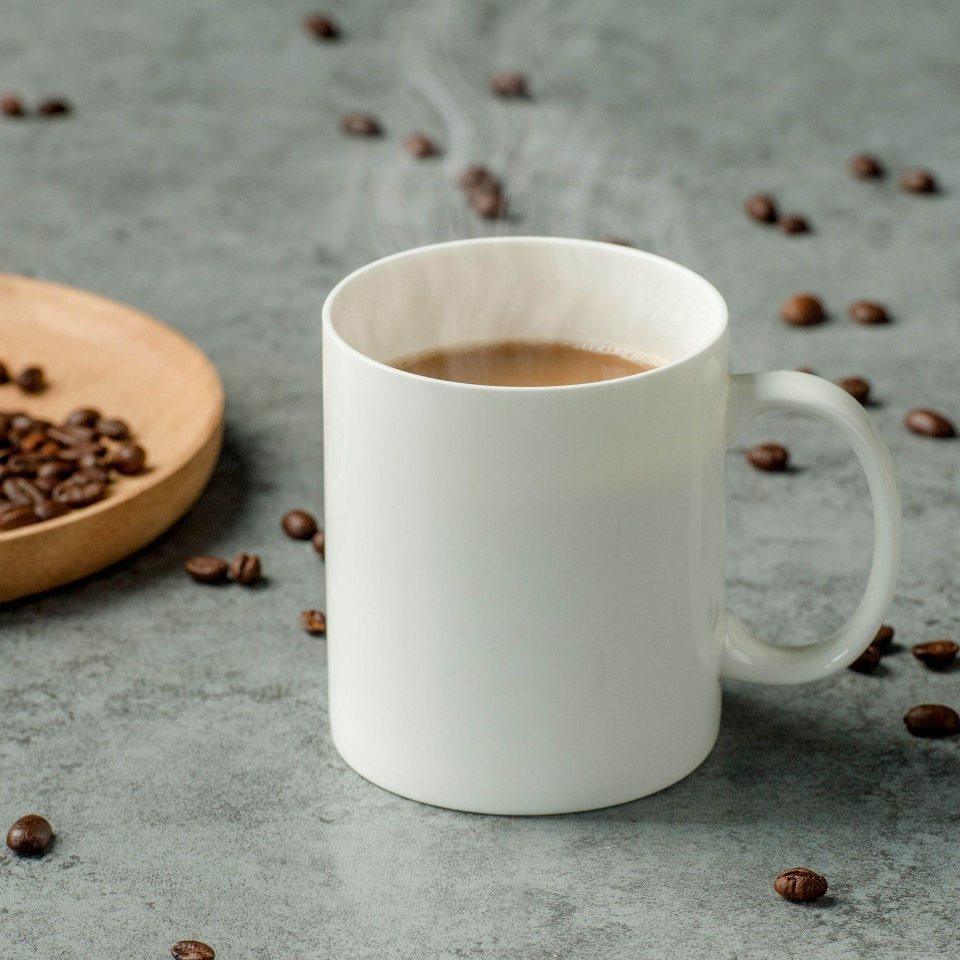
#> input picture input/cup.jpg, 1920 x 1920 px (shown at 1/2 size)
$ python -i image_utils.py   (imports and definitions only)
#> lines starting #> are read from the running program, lines starting #| are printed output that depends on the picture; after the words box and inside, x2 and y2 are one past the last pixel; in counts of white or black regions, pixels touching at a corner belong together
#> further down, picture is the input picture: PIL image 1920x1920 RGB; mean R, G, B 145.3, 147.1, 136.3
# -*- coding: utf-8 -*-
"""
image_utils.py —— 图像工具模块

提供图片读取（含 EXIF 方向修正）、等比缩放+中心裁剪、保存、
Canny 边缘提取、张量转 PIL、以及项目目录初始化等基础工具。

只依赖 PIL / opencv-python / numpy，不 import torch，
可在任何环境（包括纯数据处理脚本）中安全使用。
"""

import os

import cv2
import numpy as np
from PIL import Image, ImageOps

import config


# [85 lines left out: functions load_image, resize_and_crop, resize_fit, save_image, not called in this run]


def extract_canny(img: Image.Image, low: int = 50, high: int = 150) -> Image.Image:
    """提取 Canny 边缘图，返回 3 通道 RGB 的 PIL.Image（供 ControlNet 使用）。

    cv2.Canny 输入输出均为灰度图，这里转成三通道 RGB 以符合
    ControlNet 图像输入约定（黑底白边）。
    """
#> called with low = 50, high = 150
    arr = np.array(img.convert("L"))
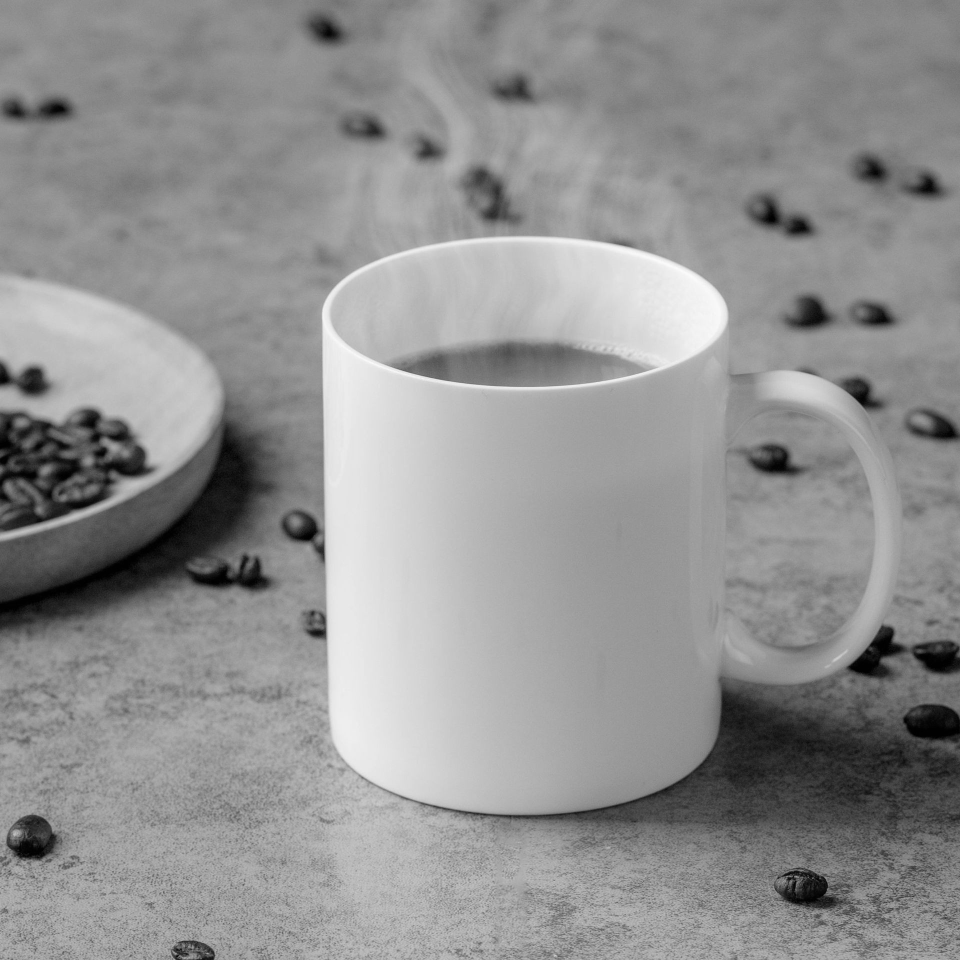
#> arr: shape (1920, 1920) (shown at 1/2 size); min 0, max 253, mean 145.3
    edges = cv2.Canny(arr, low, high)
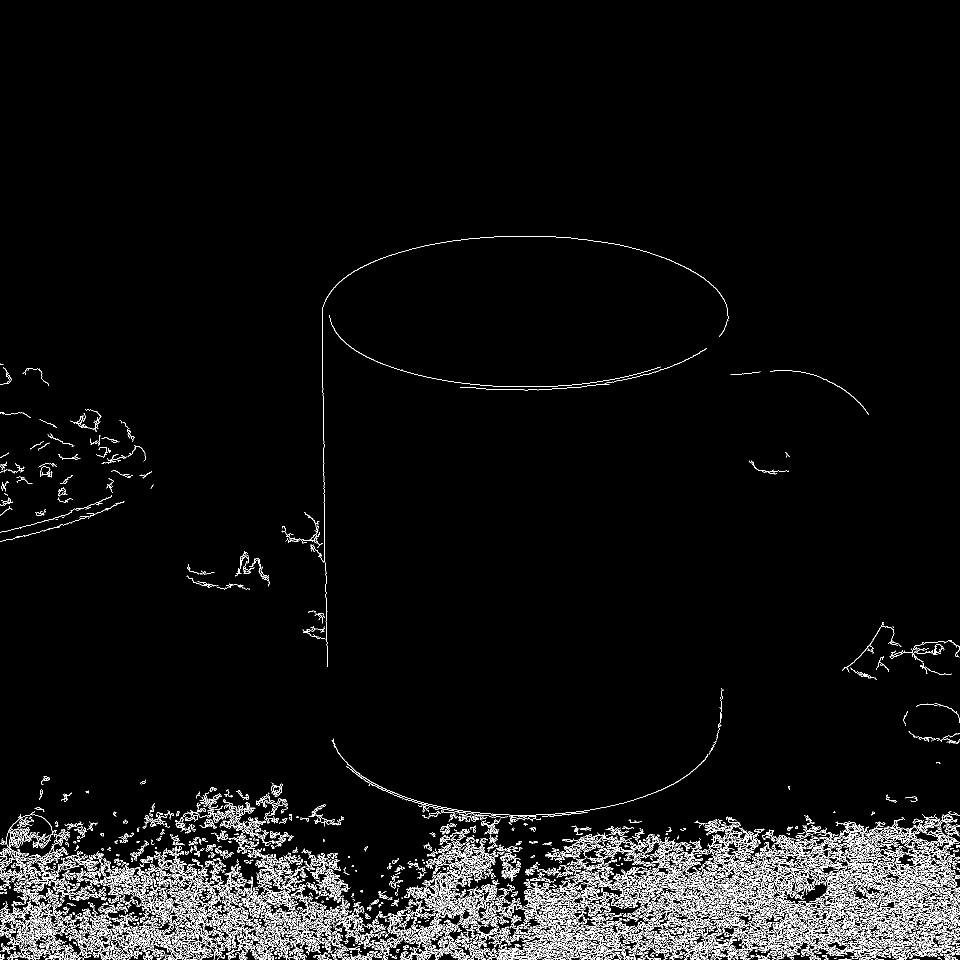
#> edges: shape (1920, 1920) (shown at 1/2 size); 4.2% white in thin lines or dots, all inside (x1, y1, x2, y2) = (0, 472, 1920, 1920)
    return Image.fromarray(edges).convert("RGB")


# [49 lines left out: functions to_pil, create_dirs, not called in this run]

>>> from PIL import Image
>>> picture = Image.open('input/cup.jpg')
>>> result = extract_canny(picture)

$ run again, on input/cat.png
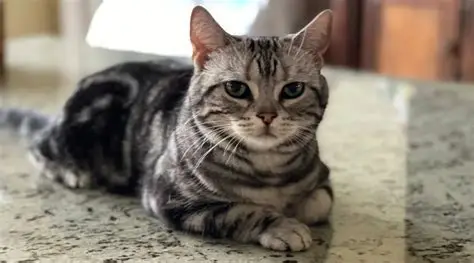
#> input picture input/cat.png, 474 x 263 px
#> picture is the input picture: PIL image 474x263 RGBA; mean R, G, B, A 135.4, 126, 112.9, 255
#> in extract_canny, `arr = np.array(img.convert("L"))`:
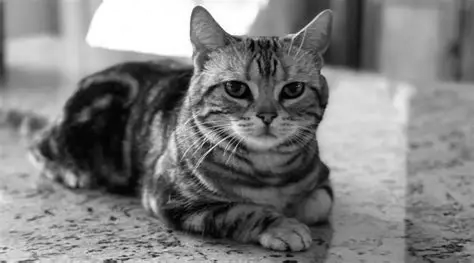
#> arr: shape (263, 474); min 0, max 255, mean 127.3
#> in extract_canny, `edges = cv2.Canny(arr, low, high)`:
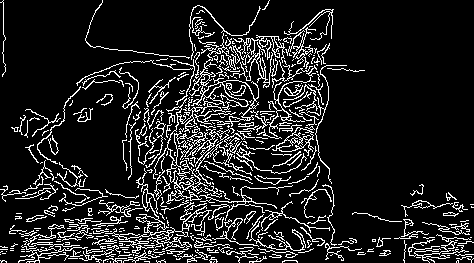
#> edges: shape (263, 474); 12.8% white in thin lines or dots
